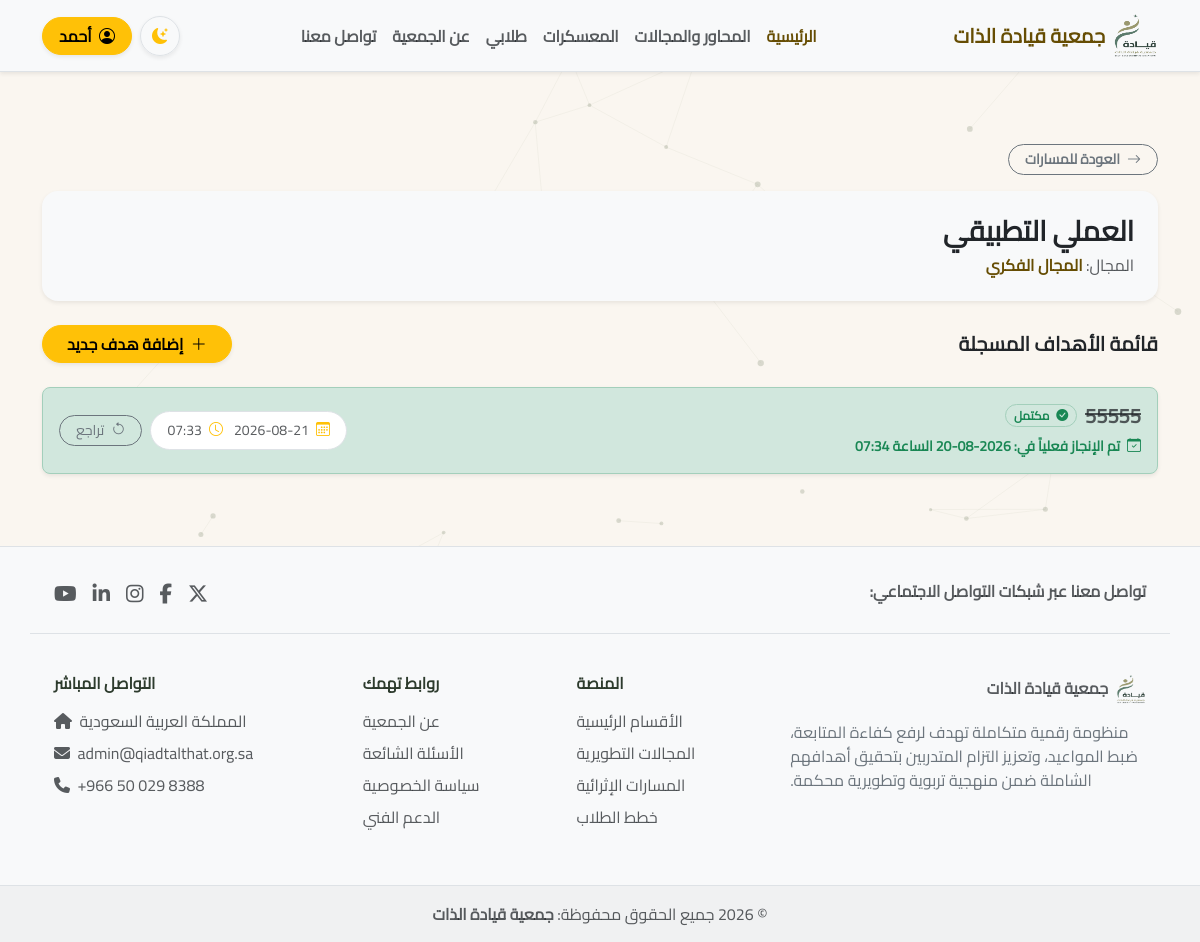
The page /domain/1/track/2/goals/ (signed in) on the database its author committed.
### user/models.py (models this page shows, shortened)
class CustomUser(AbstractUser):
    class Role(models.TextChoices):
        SYSTEM_ADMIN = 'SYSTEM_ADMIN', 'مدير النظام'
        MANAGER = 'MANAGER', 'مدير'
        SUPERVISOR = 'SUPERVISOR', 'مشرف'
        STUDENT = 'STUDENT', 'طالب'
    email = models.EmailField(
        unique=True,
        verbose_name='البريد الإلكتروني',
        error_messages={'unique': 'هذا البريد الإلكتروني مستخدم بالفعل.'}
    )
    phone_regex = RegexValidator(
        regex=r'^(05|\+9665)[0-9]{8}$',
        message="رقم الجوال يجب أن يكون بصيغة صحيحة (مثال: 0591234567 أو +966591234567)."
    )
    phone_number = models.CharField(
        validators=[phone_regex],
        max_length=15,
        unique=True,
        null=True,
        blank=True,
        verbose_name='رقم الجوال',
        error_messages={'unique': 'رقم الجوال مستخدم بالفعل.'},
        help_text='مثال: 0591234567 أو +966591234567'
    )
    role = models.CharField(
        max_length=20,
        choices=Role.choices,
        default=Role.STUDENT,
        verbose_name='نوع المستخدم'
    )
    supervisor = models.ForeignKey(
        'self',
        on_delete=models.SET_NULL,
        null=True,
        blank=True,
        related_name='students',
        limit_choices_to={'role': Role.SUPERVISOR},
        verbose_name='المشرف المباشر'
    )
    REQUIRED_FIELDS = ['email', 'first_name', 'last_name']

### core/models.py (models this page shows, shortened)
class Track(models.Model):
    name = models.CharField(max_length=100, unique=True, verbose_name='اسم المسار')
    description = models.TextField(blank=True, verbose_name='وصف عام للمسار')
    class Meta:
        verbose_name = 'مسار'
        verbose_name_plural = 'المسارات'

class Domain(models.Model):
    category = models.ForeignKey(Category, on_delete=models.CASCADE, related_name='domains', verbose_name='المحور')
    name = models.CharField(max_length=150, unique=True, verbose_name='اسم المجال')
    description = models.TextField(blank=True, verbose_name='الوصف')
    tracks = models.ManyToManyField(Track, related_name='domains', verbose_name='المسارات')
    class Meta:
        verbose_name = 'مجال'
        verbose_name_plural = 'المجالات'

class Goal(models.Model):
    class Status(models.TextChoices):
        IN_PROGRESS = 'IN_PROGRESS', 'قيد التنفيذ'
        COMPLETED = 'COMPLETED', 'مكتمل'
        DELAYED = 'DELAYED', 'متأخر'
        EXTENDED = 'EXTENDED', 'ممدد'
    user = models.ForeignKey(CustomUser, on_delete=models.CASCADE, related_name='goals', verbose_name='المستخدم')
    domain = models.ForeignKey(Domain, on_delete=models.CASCADE, related_name='goals', verbose_name='المجال')
    track = models.ForeignKey(Track, on_delete=models.CASCADE, related_name='goals', verbose_name='المسار')
    title = models.CharField(max_length=150, verbose_name='عنوان الهدف')
    description = models.TextField(blank=True, verbose_name='الوصف')
    due_datetime = models.DateTimeField(verbose_name="الموعد الزمني للتنفيذ")
    completed_at = models.DateTimeField(null=True, blank=True, verbose_name="تاريخ ووقت الإنجاز الفعلي")
    status = models.CharField(max_length=20, choices=Status.choices, default=Status.IN_PROGRESS, verbose_name='حالة التنفيذ')
    notes = models.TextField(blank=True, verbose_name='ملاحظات المشرف/الطالب')
    created_at = models.DateTimeField(auto_now_add=True, verbose_name='تاريخ الإنشاء')
    updated_at = models.DateTimeField(auto_now=True, verbose_name='تاريخ التحديث')
    class Meta:
        verbose_name = 'هدف'
        verbose_name_plural = 'الأهداف'
        ordering = ['due_datetime']
    def is_editable(self):
        return (self.status != 'COMPLETED') and (timezone.now() <= self.created_at + timedelta(hours=1))

### core/views.py (the view, shortened to what this page needs)
# urls.py: path('domain/<int:domain_id>/track/<int:track_id>/goals/', views.track_goals_view, name='track_goals'),
@login_required(login_url='login')
def track_goals_view(request, domain_id, track_id):
    domain = get_object_or_404(Domain, id=domain_id)
    track = get_object_or_404(Track, id=track_id)
    goals = Goal.objects.filter(user=request.user, domain=domain, track=track).order_by('due_datetime')
    context = {
        'domain': domain,
        'track': track,
        'goals': goals,
    }
    return render(request, 'core/track_goals.html', context)

### core/templates/core/track_goals.html (shortened to what this page needs)
{% extends 'core/base.html' %}
{% block content %}
<div class="container py-5">
    <div class="mb-3">
        <a href="{% url 'domain_tracks' domain.id %}" class="btn btn-sm btn-outline-secondary rounded-pill px-3 fw-semibold">
            <i class="bi bi-arrow-right me-1"></i> العودة للمسارات
        </a>
    </div>
    <div class="card border-0 bg-body-tertiary shadow-sm rounded-4 p-4 mb-4">
        <h3 class="fw-bold text-body mb-1">{{ track.name }}</h3>
        <p class="text-body-secondary mb-0">المجال: <strong class="text-warning-emphasis">{{ domain.name }}</strong></p>
    </div>
    <div class="d-flex justify-content-between align-items-center mb-4">
        <h5 class="fw-bold mb-0">قائمة الأهداف المسجلة</h5>
        <button type="button" class="btn btn-warning rounded-pill px-4 fw-bold shadow-sm" data-bs-toggle="modal" data-bs-target="#addGoalModal">
            <i class="bi bi-plus-lg me-1"></i> إضافة هدف جديد
        </button>
    </div>
    <div class="row g-3">
        {% for goal in goals %}
            <div class="col-12">
                <div class="card bg-body-tertiary border shadow-sm rounded-3 {% if goal.status == 'COMPLETED' %}border-success-subtle bg-success-subtle bg-opacity-10{% endif %}">
                    <div class="card-body d-flex flex-column flex-md-row justify-content-between align-items-start align-items-md-center gap-3">
                        <div>
                            <div class="d-flex align-items-center gap-2 mb-1 flex-wrap">
                                <h6 class="fw-bold mb-0 text-body fs-5 {% if goal.status == 'COMPLETED' %}text-decoration-line-through text-muted{% endif %}">
                                    {{ goal.title }}
                                </h6>
                                {% if goal.status == 'COMPLETED' %}
                                    <span class="badge bg-success-subtle text-success border border-success-subtle rounded-pill">
                                        <i class="bi bi-check-circle-fill me-1"></i> مكتمل
                                    </span>
                                {% elif goal.status == 'IN_PROGRESS' %}
                                    <span class="badge bg-info-subtle text-info border border-info-subtle rounded-pill">قيد التنفيذ</span>
                                {% elif goal.status == 'DELAYED' %}
                                    <span class="badge bg-danger-subtle text-danger border border-danger-subtle rounded-pill">متأخر</span>
                                {% elif goal.status == 'EXTENDED' %}
                                    <span class="badge bg-warning-subtle text-warning-emphasis border border-warning-subtle rounded-pill">ممدد</span>
                                {% else %}
                                    <span class="badge bg-secondary-subtle text-secondary border border-secondary-subtle rounded-pill">قيد الانتظار</span>
                                {% endif %}
                            </div>
                            {% if goal.status == 'COMPLETED' and goal.completed_at %}
                                <div class="mt-2 text-success small fw-semibold">
                                    <i class="bi bi-calendar-check me-1"></i> تم الإنجاز فعلياً في: {{ goal.completed_at|date:"Y-m-d" }} الساعة {{ goal.completed_at|time:"H:i" }}
                                </div>
                            {% endif %}
                        </div>
                        <div class="d-flex align-items-center gap-2 flex-wrap">
                            <div class="text-body-secondary small bg-body p-2 px-3 rounded-pill border">
                                <span><i class="bi bi-calendar3 text-warning me-1"></i> {{ goal.due_datetime|date:"Y-m-d" }}</span>
                                <span class="ms-2"><i class="bi bi-clock text-warning me-1"></i> {{ goal.due_datetime|time:"H:i" }}</span>
                            </div>
                            {% if goal.status == 'COMPLETED' %}
                                <a href="{% url 'toggle_complete_goal' goal.id %}" class="btn btn-sm btn-outline-secondary rounded-pill px-3" title="تراجع عن الإنجاز">
                                    <i class="bi bi-arrow-counterclockwise me-1"></i> تراجع
                                </a>
                            {% else %}
                                <a href="{% url 'toggle_complete_goal' goal.id %}" class="btn btn-sm btn-success rounded-pill px-3 fw-bold shadow-sm">
                                    <i class="bi bi-check2-circle me-1"></i> تم الإنجاز
                                </a>
                            {% endif %}
                        </div>
                    </div>
                </div>
            </div>
        {% empty %}
            <div class="col-12 text-center py-5 border rounded-3 bg-body-tertiary">
                <i class="bi bi-journal-x fs-1 text-body-secondary"></i>
                <p class="text-body-secondary mt-2 mb-0 fs-5">لا توجد أهداف مضافة حتى الآن. اضغط على "إضافة هدف جديد" للبدء.</p>
            </div>
        {% endfor %}
    </div>
</div>
{% endblock %}

### core/templates/core/header.html (shortened to what this page needs)
{% load static %}
<nav class="navbar navbar-expand-lg bg-body-tertiary shadow-sm py-2 sticky-top border-bottom">
    <div class="container">
        <a class="navbar-brand d-flex align-items-center gap-2" href="/">
            <img id="logoImage" src="{% static 'img/logo.png' %}" alt="شعار الجمعية" width="45" height="45" class="d-inline-block align-text-top">
            <span class="fw-bold text-warning-emphasis d-none d-sm-inline">جمعية قيادة الذات</span>
        </a>
        <div class="collapse navbar-collapse" id="mainNavbar">
            <ul class="navbar-nav mx-auto mb-2 mb-lg-0 text-center fw-semibold">
                <li class="nav-item">
                    <a class="nav-link active text-warning-emphasis" href="/">الرئيسية</a>
                </li>
                <li class="nav-item">
                    <a class="nav-link text-body-secondary" href="{% url 'category_list' %}">المحاور والمجالات</a>
                </li>
                <li class="nav-item">
                    <a class="nav-link text-body-secondary" href="{% url 'camp_list' %}">المعسكرات</a>
                </li>
                {% if request.user.is_authenticated and request.user.role in "SYSTEM_ADMIN MANAGER SUPERVISOR" %}
                <li class="nav-item">
                    <a class="nav-link text-body-secondary" href="{% url 'supervisor_students_list' %}">طلابي</a>
                </li>
                {% endif %}
                <li class="nav-item">
                    <a class="nav-link text-body-secondary" href="{% url 'about' %}">عن الجمعية</a>
                </li>
                <li class="nav-item">
                    <a class="nav-link text-body-secondary" href="{% url 'contact' %}">تواصل معنا</a>
                </li>
            </ul>
            <div class="d-flex align-items-center justify-content-center gap-2 mt-3 mt-lg-0">
                <button class="btn btn-outline-warning border rounded-circle p-2 d-flex align-items-center justify-content-center shadow-sm" id="themeToggleBtn" type="button" style="width: 40px; height: 40px;" title="تغيير المظهر">
                    <i class="bi bi-moon-stars-fill text-warning" id="themeIcon"></i>
                </button>
                {% if user.is_authenticated %}
                    <div class="dropdown">
                        <button class="btn btn-warning rounded-pill px-3 fw-bold shadow-sm" type="button" id="userMenu" data-bs-toggle="dropdown" aria-expanded="false">
                            <i class="bi bi-person-circle me-1"></i> {{ user.first_name|default:user.username }}
                        </button>
                    </div>
                {% else %}
                    <a href="{% url 'login' %}" class="btn btn-warning rounded-pill px-3 fw-bold shadow-sm">تسجيل الدخول</a>
                {% endif %}
            </div>
        </div>
    </div>
</nav>

### static/css/style.css (style rules this page uses)
:root, [data-bs-theme="light"] { --h1-color: #1a1a1a; --h2-color: #2c3e50; --h3-color: #34495e; --body-bg: #ffffff; --body-color: #212529; --link-color: #0d6efd; }
body { font-family: 'Cairo', sans-serif !important; }

### core/templates/core/base.html (style rules this page uses)
:root, [data-bs-theme="light"] { --brand-olive: #2D3B2D; --brand-olive-light: #3D4F3D; --brand-gold: #C5A059; --brand-gold-hover: #b38e47; --brand-beige: #FAF6F0; --brand-beige-dark: #EFE8DC; --bs-primary: var(--brand-olive); --bs-primary-rgb: 45, 59, 45; --bs-body-bg: var(--brand-beige); --bs-body-color: #212529; }

### rows shown on the page
CustomUser: first_name "أحمد"
Track: name "العملي التطبيقي"
Domain: name "المجال الفكري"
Goal: title "55555", status "COMPLETED" (drawn), completed_at "07:34", due_datetime "2026-08-21", due_datetime "07:33"
